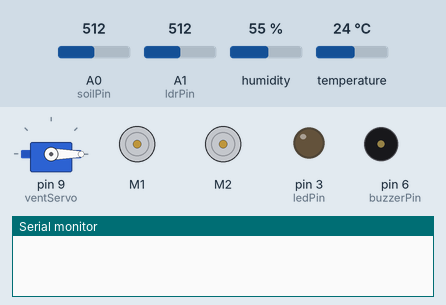
Simulated run of this sketch. Board: Arduino Uno, built with avr-gcc and run on an emulated ATmega328P. On the bench: servo, 2 × DC motor (green arrow = forward, orange = backward, longer = faster), output pins drawn as LEDs (lit = HIGH), buzzer (waves = sounding, pin HIGH), the last lines printed to the serial monitor. Inputs (shaded band) come from the test bench; at power-on: humidity 55 %, A0 (soilPin) = 512, A1 (ldrPin) = 512, temperature 24 °C.

Above: at 1.2 s.
1.3 s: humidity set to 69 %
5.5 s: humidity set to 72 %
At 6.9 s:
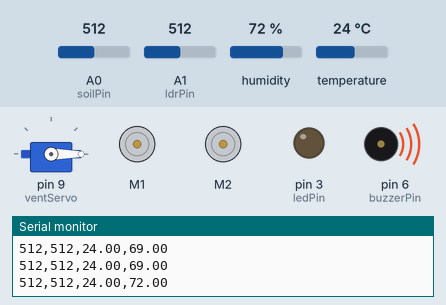
7.6 s: A0 (soilPin) set to 408
9.1 s: A0 (soilPin) set to 388
At 10.3 s:
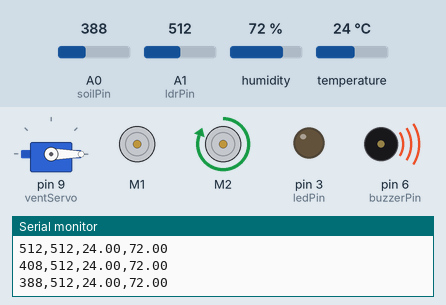
10.6 s: A1 (ldrPin) set to 307
12.1 s: A1 (ldrPin) set to 285
At 13.0 s:
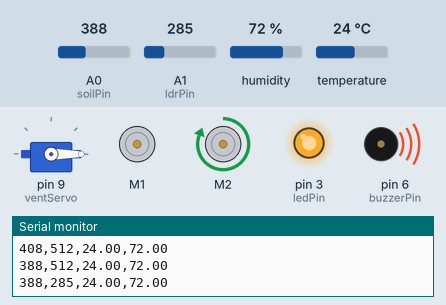
Timing chart, 0 to 14.6 s (numbered marks = the images above; inputs shaded):
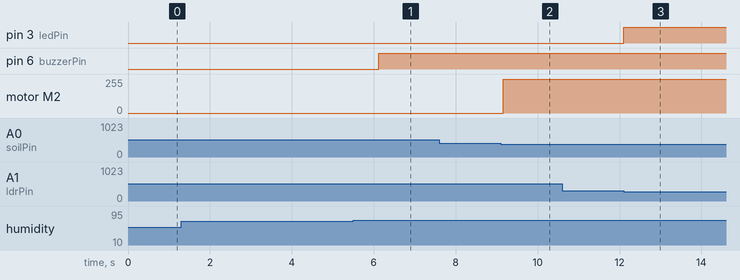

Measured:
- the behaviour switches between 70 and 71 % on humidity (found by bisection; images 0 and 1)
- the behaviour switches between 400 and 399 on A0 (soilPin) (found by bisection; images 1 and 2)
- the behaviour switches between 300 and 299 on A1 (ldrPin) (found by bisection; images 2 and 3)
- after the input at 5.5 s, pin 6 (buzzerPin): LOW → HIGH after 0.62 s
- after the input at 9.1 s, motor M2: stopped → forward 255/255 after 0.06 s
- after the input at 10.6 s, every drawn part: stays the same
- after the input at 12.1 s, pin 3 (ledPin): LOW → HIGH at once

The sketch:

comp.ino
```cpp
#include <Wire.h>
#include <Adafruit_MotorShield.h>
#include <DHT.h>
#include <Servo.h>

// Create motor shield object
Adafruit_MotorShield AFMS = Adafruit_MotorShield();

Adafruit_DCMotor *fanMotor = AFMS.getMotor(1);  // Fan connected to M1
Adafruit_DCMotor *pumpMotor = AFMS.getMotor(2); // Pump connected to M2

// Pins
const int ledPin = 3;
const int buzzerPin = 6;
Servo ventServo;

const int soilPin = A0;
const int ldrPin = A1;
const int dhtPin = 2;

// DHT setup
#define DHTTYPE DHT11
DHT dht(dhtPin, DHTTYPE);

// Thresholds
const int soilThreshold = 400;
const int ldrThreshold = 300;
const float tempThresholdFan = 30;
const float tempThresholdVent = 28;
const float humThreshold = 70;

// Manual override flags
bool manualFan = false;
bool manualPump = false;
bool manualLED = false;
bool manualBuzzer = false;
bool manualVent = false;

String inputString = "";
bool inputComplete = false;

void setup() {
  Serial.begin(9600);
  AFMS.begin();  // Start motor shield

  pinMode(soilPin, INPUT);
  pinMode(ldrPin, INPUT);

  pinMode(ledPin, OUTPUT);
  pinMode(buzzerPin, OUTPUT);

  ventServo.attach(9);

  dht.begin();

  inputString.reserve(50);

  allOff();
}

void loop() {
  readSerial();

  int soil = analogRead(soilPin);
  int ldr = analogRead(ldrPin);
  float temp = dht.readTemperature();
  float hum = dht.readHumidity();

  // Automation logic
  if (!manualFan) setFan(temp > tempThresholdFan);
  if (!manualPump) setPump(soil < soilThreshold);
  if (!manualLED) setLED(ldr < ldrThreshold);
  if (!manualBuzzer) setBuzzer(hum > humThreshold);
  if (!manualVent) setVent(temp > tempThresholdVent);

  // Send sensor data every 2 seconds
  static unsigned long lastTime = 0;
  if (millis() - lastTime > 2000) {
    lastTime = millis();
    Serial.print(soil); Serial.print(",");
    Serial.print(ldr); Serial.print(",");
    Serial.print(temp); Serial.print(",");
    Serial.println(hum);
  }

  delay(100);
}

void readSerial() {
  while (Serial.available()) {
    char c = (char)Serial.read();
    if (c == '\n') {
      inputComplete = true;
      parseCommand(inputString);
      inputString = "";
    } else {
      inputString += c;
    }
  }
}

void parseCommand(String cmd) {
  cmd.trim();
  int sep = cmd.indexOf(':');
  if (sep == -1) return;

  String device = cmd.substring(0, sep);
  String state = cmd.substring(sep + 1);
  device.toLowerCase();
  state.toLowerCase();

  if (device == "fan") {
    manualFan = true;
    setFan(state == "on");
  } else if (device == "pump") {
    manualPump = true;
    setPump(state == "on");
  } else if (device == "led") {
    manualLED = true;
    setLED(state == "on");
  } else if (device == "buzzer") {
    manualBuzzer = true;
    setBuzzer(state == "on");
  } else if (device == "vent") {
    manualVent = true;
    setVent(state == "open");
  } else if (device == "reset") {
    manualFan = manualPump = manualLED = manualBuzzer = manualVent = false;
  }
}

void setFan(bool on) {
  if (on) {
    fanMotor->setSpeed(255);  // Max speed
    fanMotor->run(FORWARD);
  } else {
    fanMotor->run(RELEASE);
  }
}

void setPump(bool on) {
  if (on) {
    pumpMotor->setSpeed(255);
    pumpMotor->run(FORWARD);
  } else {
    pumpMotor->run(RELEASE);
  }
}

void setLED(bool on) {
  digitalWrite(ledPin, on ? HIGH : LOW);
}

void setBuzzer(bool on) {
  digitalWrite(buzzerPin, on ? HIGH : LOW);
}

void setVent(bool open) {
  ventServo.write(open ? 90 : 0);
}

void allOff() {
  setFan(false);
  setPump(false);
  setLED(false);
  setBuzzer(false);
  setVent(false);
}
```
